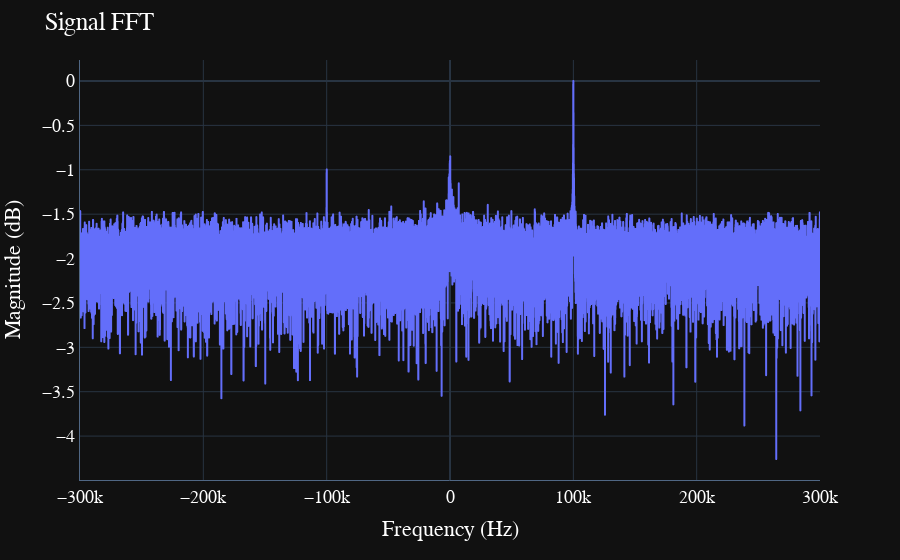

The notebook cell this image was saved under:
### Markdown cell above
## Plotting

### Code cell
fig = px.line(x=freq, y=np.log10(np.abs(signal_fft)))
fig.update_layout(PLOTLY_LAYOUT)
fig.update_layout(
    title="Signal FFT",
    xaxis=dict(title="Frequency (Hz)"),
    yaxis=dict(title="Magnitude (dB)"),
)
fig.show()

### Figure 1 — Plotly figure (JSON) as saved in the notebook; plotly's stock layout.template omitted (floating-point values rounded to 4 significant figures; data arrays with more than 128 entries replaced by an {"elided": "..."} marker saying what was removed)
{"data": [{"hovertemplate": "x=%{x}<br>y=%{y}<extra></extra>", "legendgroup": "", "line": {"color": "#636efa", "dash": "solid"}, "marker": {"symbol": "circle"}, "mode": "lines", "name": "", "showlegend": false, "type": "scattergl", "x": {"elided": "16384 float values"}, "xaxis": "x", "y": {"elided": "16384 float values"}, "yaxis": "y"}], "layout": {"annotationdefaults": {"arrowcolor": "#f2f5fa", "arrowhead": 0, "arrowwidth": 1}, "autotypenumbers": "strict", "coloraxis": {"colorbar": {"outlinewidth": 0, "ticks": ""}}, "colorscale": {"diverging": [[0, "#8e0152"], [0.1, "#c51b7d"], [0.2, "#de77ae"], [0.3, "#f1b6da"], [0.4, "#fde0ef"], [0.5, "#f7f7f7"], [0.6, "#e6f5d0"], [0.7, "#b8e186"], [0.8, "#7fbc41"], [0.9, "#4d9221"], [1, "#276419"]], "sequential": [[0, "#0d0887"], [0.1111, "#46039f"], [0.2222, "#7201a8"], [0.3333, "#9c179e"], [0.4444, "#bd3786"], [0.5556, "#d8576b"], [0.6667, "#ed7953"], [0.7778, "#fb9f3a"], [0.8889, "#fdca26"], [1, "#f0f921"]], "sequentialminus": [[0, "#0d0887"], [0.1111, "#46039f"], [0.2222, "#7201a8"], [0.3333, "#9c179e"], [0.4444, "#bd3786"], [0.5556, "#d8576b"], [0.6667, "#ed7953"], [0.7778, "#fb9f3a"], [0.8889, "#fdca26"], [1, "#f0f921"]]}, "font": {"color": "white", "family": "JetBrains Mono", "size": 18}, "geo": {"bgcolor": "rgb(17,17,17)", "lakecolor": "rgb(17,17,17)", "landcolor": "rgb(17,17,17)", "showlakes": true, "showland": true, "subunitcolor": "#506784"}, "hoverlabel": {"align": "left"}, "hovermode": "closest", "legend": {"tracegroupgap": 0}, "mapbox": {"style": "dark"}, "margin": {"t": 60}, "paper_bgcolor": "rgb(17,17,17)", "plot_bgcolor": "rgb(17,17,17)", "polar": {"angularaxis": {"gridcolor": "#506784", "linecolor": "#506784", "ticks": ""}, "bgcolor": "rgb(17,17,17)", "radialaxis": {"gridcolor": "#506784", "linecolor": "#506784", "ticks": ""}}, "scene": {"xaxis": {"backgroundcolor": "rgb(17,17,17)", "gridcolor": "#506784", "gridwidth": 2, "linecolor": "#506784", "showbackground": true, "ticks": "", "zerolinecolor": "#C8D4E3"}, "yaxis": {"backgroundcolor": "rgb(17,17,17)", "gridcolor": "#506784", "gridwidth": 2, "linecolor": "#506784", "showbackground": true, "ticks": "", "zerolinecolor": "#C8D4E3"}, "zaxis": {"backgroundcolor": "rgb(17,17,17)", "gridcolor": "#506784", "gridwidth": 2, "linecolor": "#506784", "showbackground": true, "ticks": "", "zerolinecolor": "#C8D4E3"}}, "shapedefaults": {"line": {"color": "#f2f5fa"}}, "sliderdefaults": {"bgcolor": "#C8D4E3", "bordercolor": "rgb(17,17,17)", "borderwidth": 1, "tickwidth": 0}, "ternary": {"aaxis": {"gridcolor": "#506784", "linecolor": "#506784", "ticks": ""}, "baxis": {"gridcolor": "#506784", "linecolor": "#506784", "ticks": ""}, "bgcolor": "rgb(17,17,17)", "caxis": {"gridcolor": "#506784", "linecolor": "#506784", "ticks": ""}}, "title": {"text": "Signal FFT"}, "updatemenudefaults": {"bgcolor": "#506784", "borderwidth": 0}, "xaxis": {"anchor": "y", "automargin": true, "domain": [0, 1], "gridcolor": "#283442", "linecolor": "#506784", "ticks": "", "title": {"text": "Frequency (Hz)"}, "zerolinecolor": "#283442", "zerolinewidth": 2}, "yaxis": {"anchor": "x", "automargin": true, "domain": [0, 1], "gridcolor": "#283442", "linecolor": "#506784", "ticks": "", "title": {"text": "Magnitude (dB)"}, "zerolinecolor": "#283442", "zerolinewidth": 2}}}
